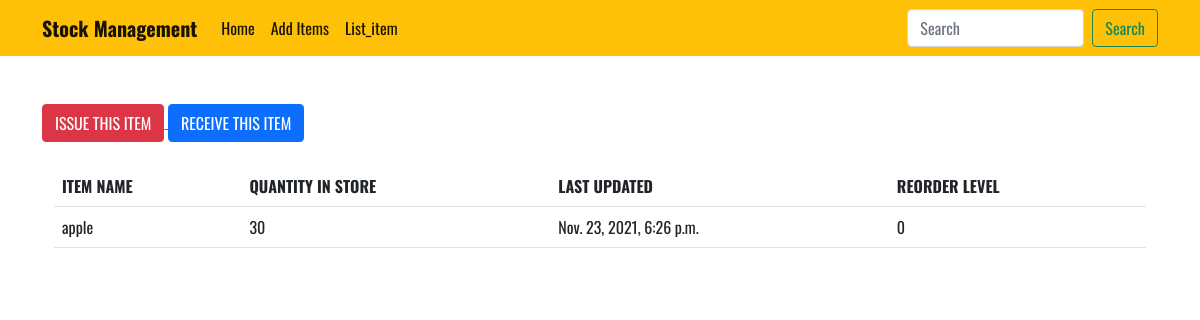
/stock_detail/3/, run on the app's committed database.
### newstock/models.py (models this page shows, shortened)
class Stock(models.Model):
    category = models.ForeignKey(
        MyCategory, on_delete=models.CASCADE, blank=True)
    item_name = models.CharField(max_length=50, blank=True, null=True)
    quantity = models.IntegerField(default='0', blank=True, null=True)
    receive_quantity = models.IntegerField(default='0', blank=True, null=True)
    receive_by = models.CharField(max_length=50, blank=True, null=True)
    issue_quantity = models.IntegerField(default='0', blank=True, null=True)
    issue_by = models.CharField(max_length=50, blank=True, null=True)
    issue_to = models.CharField(max_length=50, blank=True, null=True)
    phone_number = models.CharField(max_length=50, blank=True, null=True)
    created_by = models.CharField(max_length=50, blank=True, null=True)
    reorder_level = models.IntegerField(default='0', blank=True, null=True)
    last_updated = models.DateTimeField(auto_now_add=False, auto_now=True)
    export_to_CSV = models.BooleanField(default=False)

### newstock/views.py (the view)
# urls.py: path('stock_detail/<str:pk>/', views.stock_detail, name="stock_detail"),
def stock_detail(request, pk):
    queryset = Stock.objects.get(id=pk)
    context = {
        "title": queryset.item_name,
        "queryset": queryset,
    }
    return render(request, "stockmgmt/stock_detail.html", context)

### newstock/templates/stockmgmt/stock_detail.html (shortened to what this page needs)
{% extends "stockmgmt/base.html" %}
{% load crispy_forms_tags %}
{% block content %}
<div class="container mt-5">
    <a href="{% url 'issue_items' queryset.id %}">
        <div class='btn btn-danger'>ISSUE THIS ITEM</div>
    </a>
    <a href="{% url 'receive_items' queryset.id %}">
        <div class='btn btn-primary'>RECEIVE THIS ITEM</div>
    </a>
    <br><br>
    <div class="container">
        <table class='table'>
            <tr>
                <th>ITEM NAME</th>
                <th>QUANTITY IN STORE</th>
                <th>LAST UPDATED</th>
                <th>REORDER LEVEL</th>
            </tr>
            <tr>
                <td>{{queryset.item_name}}</td>
                <td>{{queryset.quantity}}</td>
                <td>{{queryset.last_updated}}</td>
                <td>{{queryset.reorder_level}}</td>
            </tr>
        </table>
    </div>
</div>
{% endblock content %}

### newstock/static/css/style.css (style rules this page uses)
* { margin: 0; padding: 0; box-sizing: border-box; }
body { font-family: "Oswald", sans-serif; }
table { cursor: pointer; }

### data on the page
Stock: item_name "apple", quantity "30", last_updated "Nov. 23, 2021, 6:26 p.m.", reorder_level "0"
